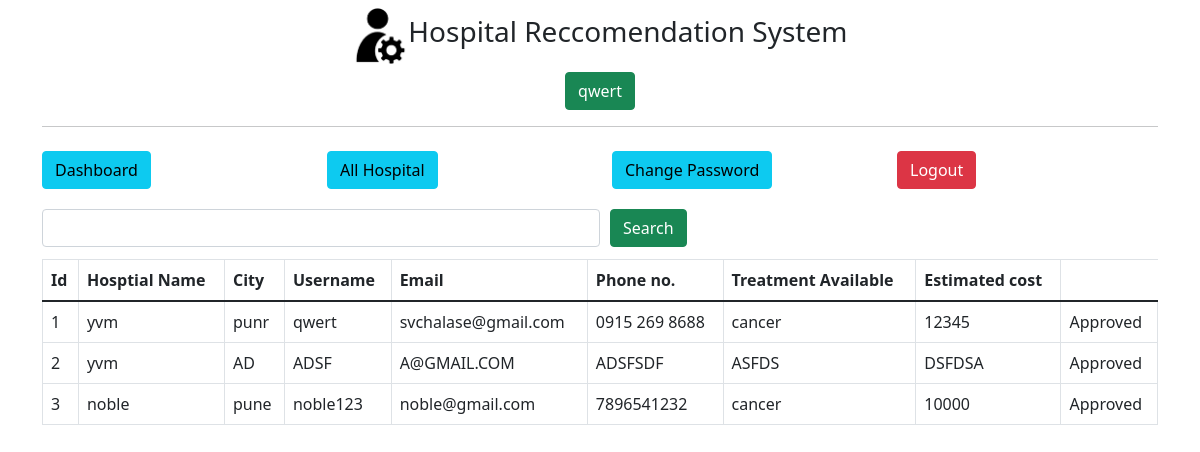
/admin/get-all-user (signed in), run on the app's committed database.
### main.py (models this page shows, shortened)
class User(db.Model):
    id = db.Column(db.Integer, primary_key=True)
    hname = db.Column(db.String(255), nullable=False)
    city = db.Column(db.String(255), nullable=False)
    email = db.Column(db.String(255), nullable=False)
    username = db.Column(db.String(255), nullable=False)
    phoneno = db.Column(db.String(255), nullable=False)
    treatment = db.Column(db.String(255), nullable=False)
    estimated = db.Column(db.String(255), nullable=False)
    password = db.Column(db.String(255), nullable=False)
    status = db.Column(db.Integer, default=0, nullable=False)

### main.py (the view)
@app.route('/admin/get-all-user', methods=["POST","GET"])
def adminGetAllUser():
    if not session.get('admin_id'):
        return redirect('/admin/')
    if request.method== "POST":
        search=request.form.get('search')
        users=User.query.filter(User.username.like('%'+search+'%')).all()
        return render_template('admin/all-user.html',title='Approve User',users=users)
    else:
        users=User.query.all()
        return render_template('admin/all-user.html',title='Approve User',users=users)

### templates/admin/all-user.html
{% extends "admin/layout.html"%}
{% block content %}
<div class="container">
    {% include 'admin/navbar.html' %}
    <div class="my-2">
        <form action="" method="POST" style="width:100%">
            <div class="d-flex align-items-center">
                <input type="text" name="search" id="search" class="form-control my-1 w-50">
                <button type="submit" class="btn btn-success " style="margin-left:10px;">Search</button>
            </div>
        </form>
    </div>
    <div class="my-2">
        <div class="table-responsive">
            <table class="table table-bordered">
                <thead>
                    <tr>
                        <th>Id</th>
                        <th>Hosptial  Name</th>
                        <th>City</th>
                        <th>Username</th>
                        <th>Email</th>
                        <th>Phone no.</th>
                        <th>Treatment Available</th>
                        <th>Estimated cost</th>
                    </tr>
                </thead>
                <tbody>
                    {% for user in users %}
                    <tr>
                        <td>{{user.id}}</td>
                        <td>{{user.hname}}</td>
                        <td>{{user.city}}</td>
                        <td>{{user.username}}</td>
                        <td>{{user.email}}</td>
                        <td>{{user.phoneno}}</td>
                        <td>{{user.treatment}}</td>
                        <td>{{user.estimated}}</td>
                        <td>
                            {% if user.status == 1 %}
                            Approved
                            {% else %}
                            <a href="/admin/approve-user/{{user.id}}">
                                <button class="btn btn-warning">Approve</button>
                            </a>
                            {% endif %}
                        </td>
                    </tr>
                    {% endfor %}
                </tbody>
            </table>
        </div>
    </div>
</div>
{% endblock content %}

### templates/admin/layout.html (shortened to what this page needs)
<!DOCTYPE html>
<html lang="en">
<head>
    <link href="https://cdn.jsdelivr.net/npm/bootstrap@5.1.3/dist/css/bootstrap.min.css" rel="stylesheet">
</head>
<body>
    <div class="container my-2">
        <div class="d-flex justify-content-center align-items-center">
            <img style="width: 5%;"
                alt="">
            <h3>
                 Hospital Reccomendation System
            </h3>
        </div>
        <div class="my-2 text-center">
            {% if session.admin_name %}
            <button class="btn btn-success">{{session.admin_name}}</button>
            {% endif %}
        </div>
        <hr>
    </div>
    {% block content %} {% endblock content %}
</body>
</html>

### data on the page
User: admin_name "qwert", id "1", hname "yvm", city "punr", username "qwert", email "svchalase@gmail.com", phoneno "0915 269 8688", treatment "cancer", estimated "12345", status "Approved"
User: id "2", hname "yvm", city "AD", username "ADSF", email "A@GMAIL.COM", phoneno "ADSFSDF", treatment "ASFDS", estimated "DSFDSA", status "Approved"
User: id "3", hname "noble", city "pune", username "noble123", email "noble@gmail.com", phoneno "7896541232", treatment "cancer", estimated "10000", status "Approved"
